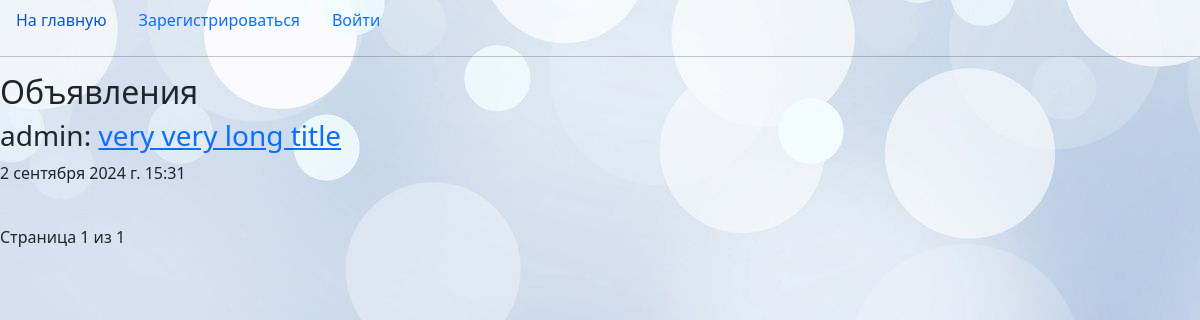
Page /blog/posts/ on the earlier database version.
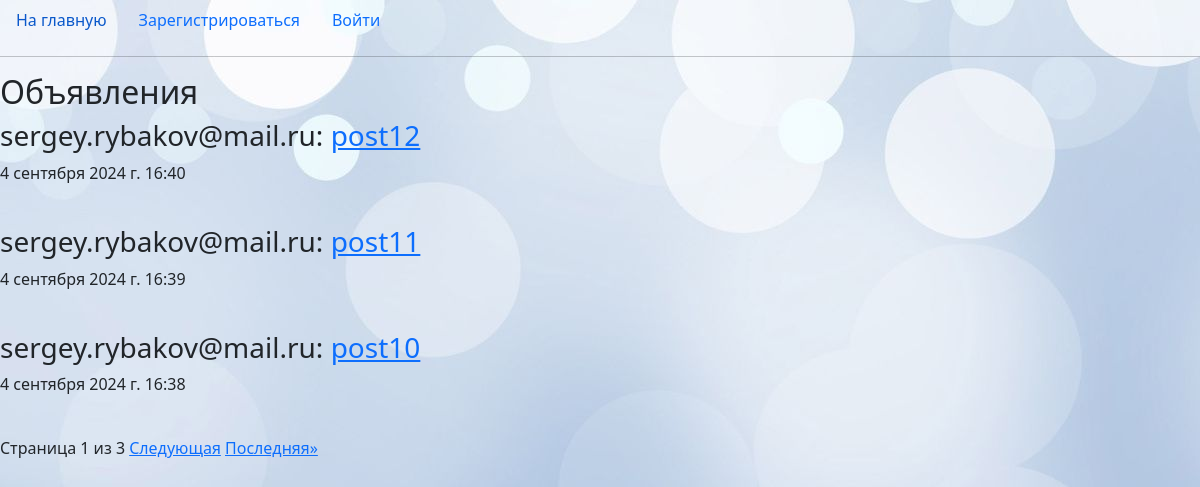
Same page on the later database version.
### blog/models.py (models this page shows, shortened)
class Post(models.Model):
    author = models.ForeignKey(User, on_delete=models.CASCADE, verbose_name="Author")
    title = models.CharField(max_length=200, verbose_name="Title")
    text = models.TextField(verbose_name="Post text")
    created_at = models.DateTimeField(default=timezone.now, verbose_name="Created at", editable=False)
    image = models.ImageField(upload_to='posts/', null=True, verbose_name='Image')
    slug = models.SlugField(max_length=200, unique=True, editable=False, null=True)
    def get_absolute_url(self):
        return reverse('blog:post_detail', kwargs={'slug': self.slug})
    class Meta:
        verbose_name = "Post"           # table name
        verbose_name_plural = "Posts"   # table name plural

### users/models.py (models this page shows)
class CustomUser(AbstractUser):
    phone = models.CharField(max_length=20, verbose_name="Телефон")
    city = models.CharField(max_length=100, verbose_name="Город")
    image = models.ImageField(upload_to="users/", null=True, verbose_name="Image")

### blog/views.py (the view)
# urls.py: path('posts/', post_list, name='post_list'),
def post_list(request):
    posts = Post.objects.all().order_by('-created_at')
    paginator = Paginator(posts, 3)
    page_number = request.GET.get('page')
    page_obj = paginator.get_page(page_number)
    context = {
        'title': 'Posts',
        'page_obj': page_obj
    }
    return render(request, template_name='blog/posts.html', context=context)

### blog/templates/blog/posts.html (shortened to what this page needs)
{% extends 'blog/base.html' %}
{% block content %}
<h2>Объявления</h2>
{% for post in page_obj %}
    <h3>{{post.author}}: <a href="{{ post.get_absolute_url }}">{{post.title}}</a></h3>
    <p>{{post.created_at}}</p>
    <br>
{% endfor %}
<div class="pagination">
    <span class="step-links">
        <span class="current">
            Страница {{ page_obj.number }} из {{ page_obj.paginator.num_pages }}
        </span>
        {% if page_obj.has_next %}
            <a href="?page={{ page_obj.next_page_number}}">Следующая</a>
            <a href="?page={{ page_obj.paginator.num_pages }}">Последняя&raquo;</a>
        {% endif %}
    </span>
</div>
{% endblock content %}

### blog/templates/blog/base.html (shortened to what this page needs)
{% load static %}
<!DOCTYPE html>
<html lang="en">
<head>
    <link href="https://cdn.jsdelivr.net/npm/bootstrap@5.3.3/dist/css/bootstrap.min.css" rel="stylesheet">
</head>
<body style="background-image: url('{% static 'img/background2.png' %}')">
<nav class="nav">
  <a class="nav-link" href="{% url 'blog:index' %}">На главную</a>
  {% if not user.is_authenticated %}
  <a class="nav-link" href="{% url 'users:register' %}">Зарегистрироваться</a>
  <a class="nav-link" href="{% url 'users:login' %}">Войти</a>
  {% endif %}
</nav>
<hr>
{% block content %}
{% endblock content %}
</body>
</html>

Differences in the rows shown:
no longer on this page (row unchanged): Post: author "admin", title "very very long title", created_at "2 сентября 2024 г. 15:31"
added Post: author "sergey.rybakov@mail.ru", title "post12", created_at "4 сентября 2024 г. 16:40"
added Post: author "sergey.rybakov@mail.ru", title "post11", created_at "4 сентября 2024 г. 16:39"
added Post: author "sergey.rybakov@mail.ru", title "post10", created_at "4 сентября 2024 г. 16:38"
Other differences:
{{ page_obj.paginator.num_pages }}: "1" → "3"
text now shown: "Следующая Последняя»"
